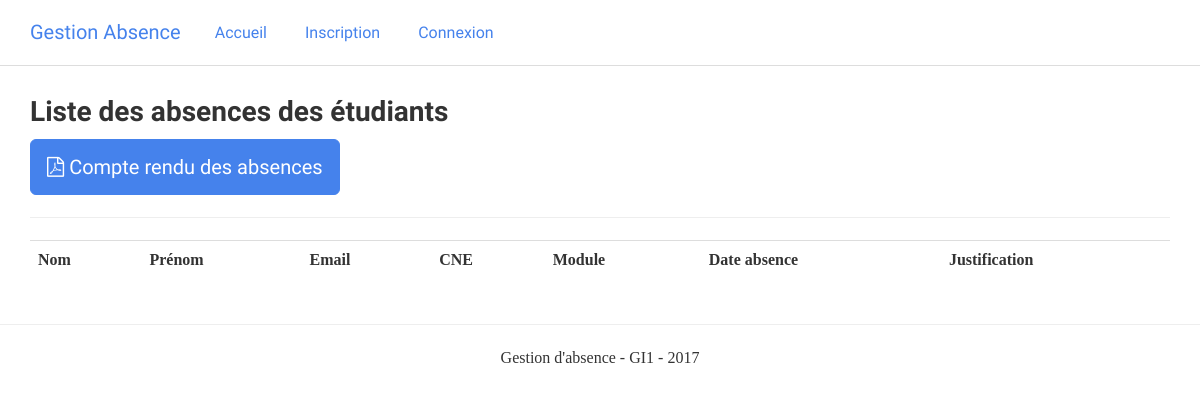
The page /absences.php on the database as committed earlier.
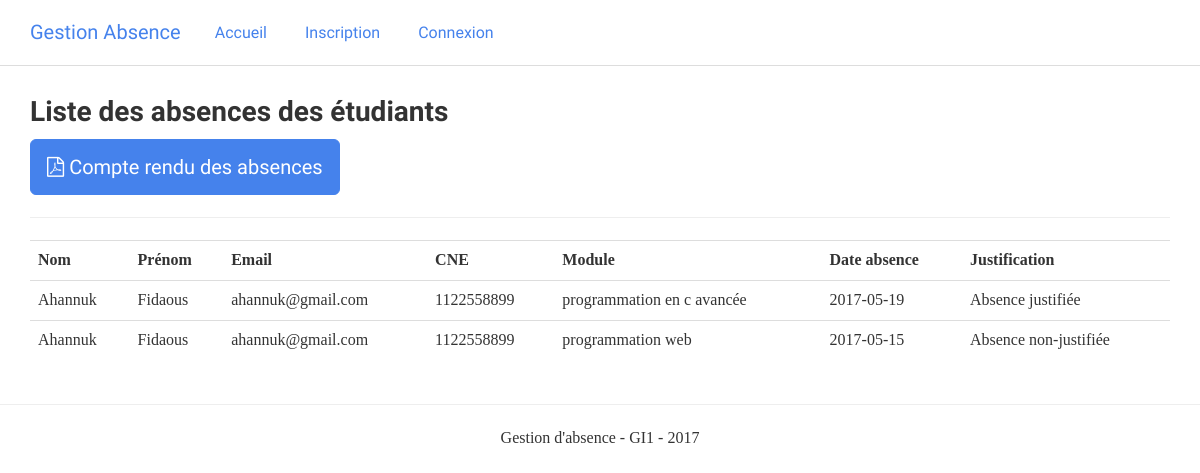
The same page on the database as committed later.
### tables this page shows
CREATE TABLE IF NOT EXISTS `absence` (
  `id` int(11) NOT NULL AUTO_INCREMENT,
  `id_etudiant` int(11) NOT NULL,
  `crn_horaire` varchar(255) NOT NULL,
  `type_absence` varchar(255) NOT NULL,
  `is_old` tinyint(1) NOT NULL DEFAULT '0',
  `module` varchar(255) DEFAULT NULL,
  `professeur` int(11) DEFAULT NULL,
  `date_absence` date DEFAULT NULL,
  PRIMARY KEY (`id`),
  KEY `id_etudiant` (`id_etudiant`)
);

### files/functions.php (called while the page is built, shortened)
<?php
function database()
{
    $host = "127.0.0.1";
    $username = "root";
    $password = "";
    $database = "gab";
    $db = new PDO("mysql:host=" . $host . ";dbname=" . $database, $username, $password,
        array(
            PDO::MYSQL_ATTR_INIT_COMMAND => 'SET NAMES UTF8',
            PDO::ATTR_ERRMODE => PDO::ERRMODE_SILENT
        )
    );
    return $db;
}
function listAbsences()
{
    $absences_ = $absences = [];
    $db = database();
    $sttm = $db->prepare("SELECT * FROM absence where is_old=0");
    if ($sttm->execute()) {
        $absences_ = $sttm->fetchAll();
        foreach ($absences_ as $a) {
            $sttm2 = $db->prepare("SELECT * FROM etudiant where id=:id");
            $sttm2->bindParam(":id", $a["id_etudiant"]);
            if ($sttm2->execute()) {
                $etudiant = $sttm2->fetch(PDO::FETCH_ASSOC);
                $a["nom"] = $etudiant["nom"];
                $a["prenom"] = $etudiant["prenom"];
                $a["cne"] = $etudiant["cne"];
                $a["email"] = $etudiant["email"];
                $absences [] = $a;
            }
        }
        return $absences;
    }
    return $absences;
}

### absences.php (the view, shortened to what this page needs)
<?php
require_once "header.php";
$absences = listAbsences();
?>
<div class="container">
    <h3>Liste des absences des étudiants</h3>
    <h4><a href="absences_etudiants_pdf.php" class="btn btn-primary btn-lg"><i class="fa fa-file-pdf-o"></i> Compte rendu des absences</a></h4>
    <hr>
    <table class="table">
        <tr>
            <th>Nom</th>
            <th>Prénom</th>
            <th>Email</th>
            <th>CNE</th>
            <th>Module</th>
            <th>Date absence</th>
            <th>Justification</th>
        </tr>
        <?php foreach($absences as $a): ?>
            <tr>
                <td><?=$a["nom"] ?></td>
                <td><?=$a["prenom"] ?></td>
                <td><?=$a["email"] ?></td>
                <td><?=$a["cne"] ?></td>
                <td><?=$a["module"] ?></td>
                <td><?=$a["date_absence"] ?></td>
                <td><?=$a["type_absence"] ?></td>
            </tr>
        <?php endforeach; ?>
    </table>
</div>
<?php require_once "footer.php"?>

Rows that differ between the two databases and show on the page:
added absence: nom "Ahannuk", prenom "Fidaous", email "ahannuk@gmail.com", cne "1122558899", module "programmation en c avancée", date_absence "2017-05-19", type_absence "Absence justifiée"
added absence: nom "Ahannuk", prenom "Fidaous", email "ahannuk@gmail.com", cne "1122558899", module "programmation web", date_absence "2017-05-15", type_absence "Absence non-justifiée"
